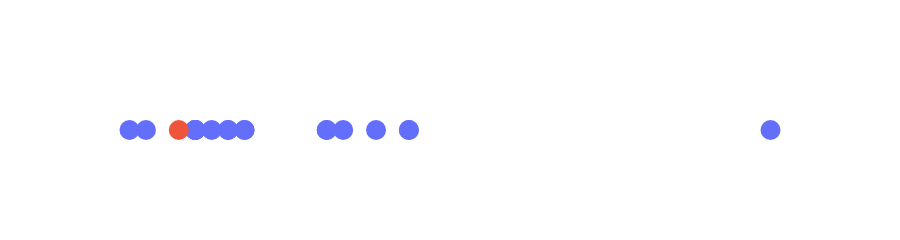

The code cell stored with this chart in its notebook:
### Code cell
import plotly.graph_objects as go
fig = go.Figure()
fig.add_trace(go.Scatter(
    x=[23, 14, 9, 12, 15, 14, 21, 12, 20, 20, 13, 12, 25, 12, 12, 15, 8, 25, 47], y=[0,0,0,0,0,0,0,0,0,0,0,0,0,0,0,0,0,0,0], mode='markers', marker_size=20,
 showlegend=False))
fig.add_trace(go.Scatter(
    x=[11], y=[0], mode='markers', marker_size=20,
 showlegend=False))
fig.update_xaxes(showgrid=False)
fig.update_yaxes(showgrid=False, 
                 zeroline=True, zerolinecolor='white', zerolinewidth=3,
                 showticklabels=False, color='white')
fig.update_layout(height=200,paper_bgcolor='rgba(0,0,0,0)',
    plot_bgcolor='rgba(0,0,0,0)')
fig.layout.xaxis.color = 'white'
fig.show()

### Figure 1 — Plotly figure (JSON) as saved in the notebook; plotly's stock layout.template omitted (floating-point values rounded to 4 significant figures)
{"data": [{"marker": {"size": 20}, "mode": "markers", "showlegend": false, "type": "scatter", "x": [23, 14, 9, 12, 15, 14, 21, 12, 20, 20, 13, 12, 25, 12, 12, 15, 8, 25, 47], "y": [0, 0, 0, 0, 0, 0, 0, 0, 0, 0, 0, 0, 0, 0, 0, 0, 0, 0, 0]}, {"marker": {"size": 20}, "mode": "markers", "showlegend": false, "type": "scatter", "x": [11], "y": [0]}], "layout": {"height": 200, "paper_bgcolor": "rgba(0,0,0,0)", "plot_bgcolor": "rgba(0,0,0,0)", "xaxis": {"color": "white", "showgrid": false}, "yaxis": {"color": "white", "showgrid": false, "showticklabels": false, "zeroline": true, "zerolinecolor": "white", "zerolinewidth": 3}}}
